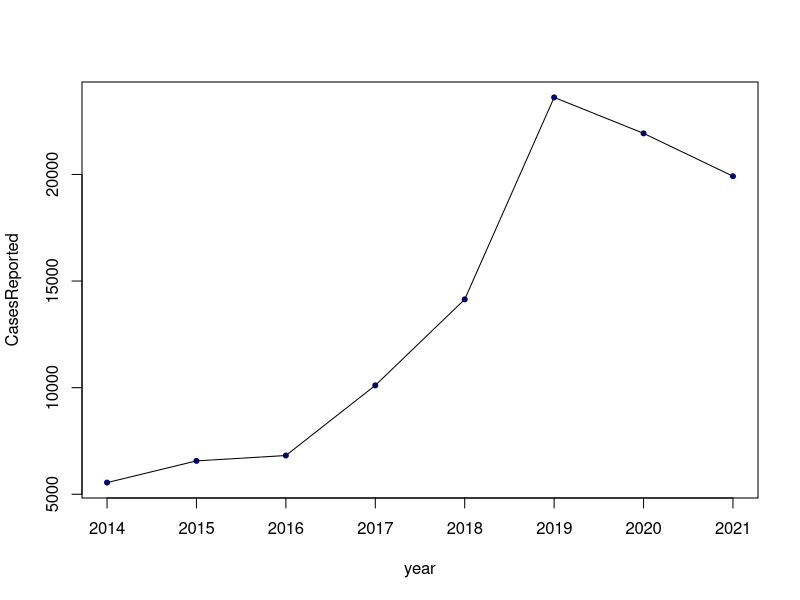
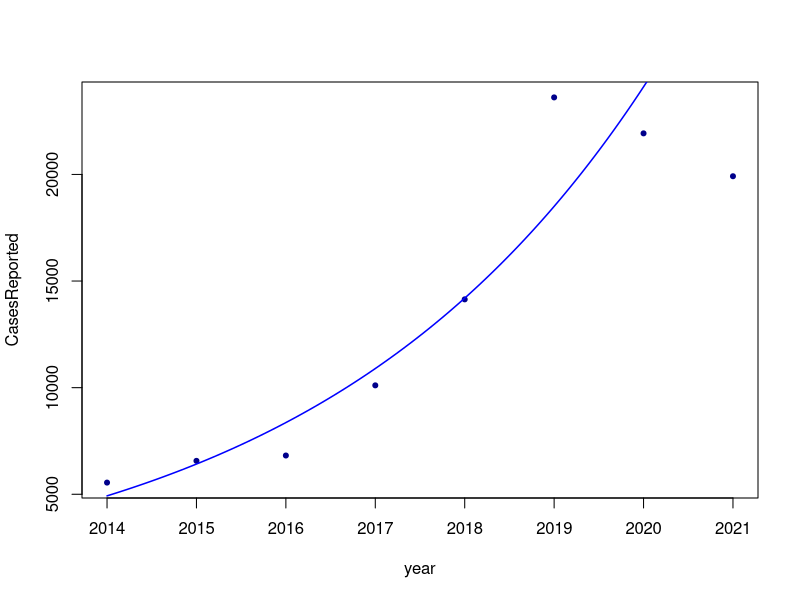

Write the R code that produced these figures, in order.
library(readxl)
data=read_excel("computer related offense.xlsx")
data
x=data$year
y=data$CasesReported
plot(data,pch=20,col="blue4")
lines(data)

model1=lm(y~x)
summary(model1)

model2=lm(y~poly(x,2,raw = TRUE))
summary(model2)

model3 = lm(log(y) ~ x)
summary(model3)

x_axis=2014:2021
data.frame(year=data$year,actual = data$CasesReported,linear=predict(model1,data.frame(x=x_axis)),quad = predict(model2,data.frame(x=x_axis)),loge = exp(predict(model3,data.frame(x=x_axis))) )

plot(data,pch=20,col="blue4")
m3=function(x){
  exp(-524.60367+0.26470*x)
}
curve(m3,from = 2014 ,to = 2021,add = TRUE ,lwd = 1.5 , col = "blue")

##calculate percentage increase in x
rm(list = ls())
y1=2014:2021
x1=c(5548,6567,6818,10108,14141,23612,21926,19915)
df=data.frame(y1,x1)
df
pinc=function(x){
  per_inc = c()
  for(i in 2:length(x)){
    per_inc[i] = x[i]/x[i-1] - 1
  }
  return(100*per_inc)
}
cbind(df,per_inc = round(pinc(x1),4))
